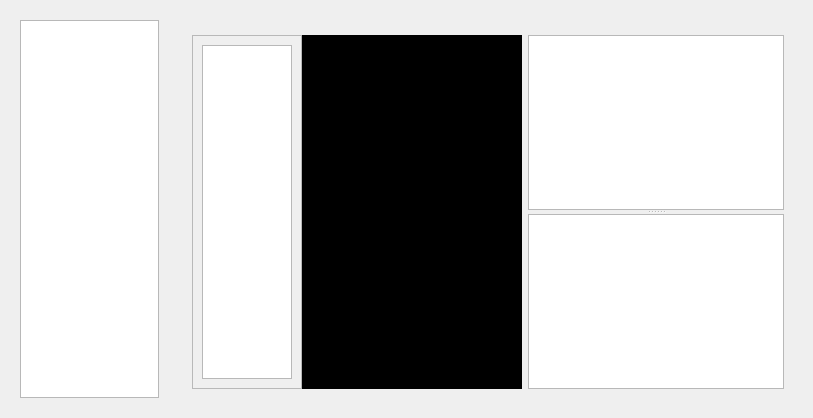
<?xml version="1.0" encoding="UTF-8"?>
<ui version="4.0">
 <class>IdentifyResults</class>
 <widget class="QWidget" name="IdentifyResults">
  <property name="geometry">
   <rect>
    <x>0</x>
    <y>0</y>
    <width>813</width>
    <height>418</height>
   </rect>
  </property>
  <property name="windowTitle">
   <string>Form</string>
  </property>
  <layout class="QGridLayout" name="gridLayout">
   <item row="0" column="0">
    <layout class="QHBoxLayout" name="horizontalLayout" stretch="1,4">
     <item>
      <widget class="CardWidget" name="CardWidget_2">
       <layout class="QGridLayout" name="gridLayout_6">
        <item row="0" column="0">
         <widget class="ListWidget" name="expList"/>
        </item>
       </layout>
      </widget>
     </item>
     <item>
      <widget class="CardWidget" name="CardWidget">
       <layout class="QGridLayout" name="gridLayout_2">
        <item row="0" column="0">
         <layout class="QVBoxLayout" name="verticalLayout">
          <item>
           <widget class="SegmentedWidget" name="SegmentedWidget"/>
          </item>
          <item>
           <widget class="QStackedWidget" name="stackedWidget">
            <property name="currentIndex">
             <number>0</number>
            </property>
            <widget class="QWidget" name="expWidget">
             <layout class="QGridLayout" name="gridLayout_3">
              <item row="0" column="0">
               <layout class="QHBoxLayout" name="horizontalLayout_10">
                <item>
                 <widget class="QWidget" name="exp_widget_2" native="true">
                  <layout class="QGridLayout" name="gridLayout_28">
                   <property name="leftMargin">
                    <number>0</number>
                   </property>
                   <property name="topMargin">
                    <number>0</number>
                   </property>
                   <property name="rightMargin">
                    <number>0</number>
                   </property>
                   <property name="bottomMargin">
                    <number>0</number>
                   </property>
                   <property name="spacing">
                    <number>0</number>
                   </property>
                   <item row="0" column="0">
                    <layout class="QHBoxLayout" name="horizontalLayout_11" stretch="5,10">
                     <item>
                      <widget class="QFrame" name="frame_6">
                       <property name="styleSheet">
                        <string notr="true">#frame_5 {
    border: 1px solid rgba(255, 255, 255, 13);
    border-radius: 5px;
    background-color: transparent;
}</string>
                       </property>
                       <property name="frameShape">
                        <enum>QFrame::StyledPanel</enum>
                       </property>
                       <property name="frameShadow">
                        <enum>QFrame::Raised</enum>
                       </property>
                       <layout class="QGridLayout" name="gridLayout_4">
                        <property name="leftMargin">
                         <number>0</number>
                        </property>
                        <property name="topMargin">
                         <number>0</number>
                        </property>
                        <property name="rightMargin">
                         <number>0</number>
                        </property>
                        <property name="bottomMargin">
                         <number>0</number>
                        </property>
                        <item row="0" column="1">
                         <widget class="CardWidget" name="CardWidget_3">
                          <layout class="QGridLayout" name="gridLayout_7">
                           <item row="0" column="0">
                            <widget class="ListWidget" name="expItemList"/>
                           </item>
                          </layout>
                         </widget>
                        </item>
                       </layout>
                      </widget>
                     </item>
                     <item>
                      <widget class="QLabel" name="expplayer_2">
                       <property name="sizePolicy">
                        <sizepolicy hsizetype="Ignored" vsizetype="Ignored">
                         <horstretch>0</horstretch>
                         <verstretch>0</verstretch>
                        </sizepolicy>
                       </property>
                       <property name="styleSheet">
                        <string notr="true">
        background: rgb(0, 0, 0);</string>
                       </property>
                       <property name="text">
                        <string/>
                       </property>
                      </widget>
                     </item>
                    </layout>
                   </item>
                  </layout>
                 </widget>
                </item>
                <item>
                 <widget class="QSplitter" name="splitter_2">
                  <property name="styleSheet">
                   <string notr="true">            QSplitter {
                background-color: 19232d;
            }
            QSplitter::handle {
                background-color: 19232d;
            }</string>
                  </property>
                  <property name="orientation">
                   <enum>Qt::Vertical</enum>
                  </property>
                  <widget class="TextEdit" name="exp_inf_2">
                   <property name="readOnly">
                    <bool>true</bool>
                   </property>
                  </widget>
                  <widget class="TextEdit" name="exp_type_2">
                   <property name="readOnly">
                    <bool>true</bool>
                   </property>
                  </widget>
                 </widget>
                </item>
               </layout>
              </item>
             </layout>
            </widget>
            <widget class="QWidget" name="PDFWidget">
             <layout class="QGridLayout" name="gridLayout_5">
              <item row="0" column="0">
               <layout class="QGridLayout" name="gridLayout_8"/>
              </item>
             </layout>
            </widget>
           </widget>
          </item>
         </layout>
        </item>
       </layout>
      </widget>
     </item>
    </layout>
   </item>
  </layout>
 </widget>
 <customwidgets>
  <customwidget>
   <class>CardWidget</class>
   <extends>QFrame</extends>
   <header>qfluentwidgets</header>
   <container>1</container>
  </customwidget>
  <customwidget>
   <class>Pivot</class>
   <extends>QWidget</extends>
   <header>qfluentwidgets</header>
  </customwidget>
  <customwidget>
   <class>SegmentedWidget</class>
   <extends>Pivot</extends>
   <header>qfluentwidgets</header>
  </customwidget>
  <customwidget>
   <class>TextEdit</class>
   <extends>QTextEdit</extends>
   <header>qfluentwidgets</header>
  </customwidget>
  <customwidget>
   <class>ListWidget</class>
   <extends>QListWidget</extends>
   <header>qfluentwidgets</header>
  </customwidget>
 </customwidgets>
 <resources/>
 <connections/>
</ui>
